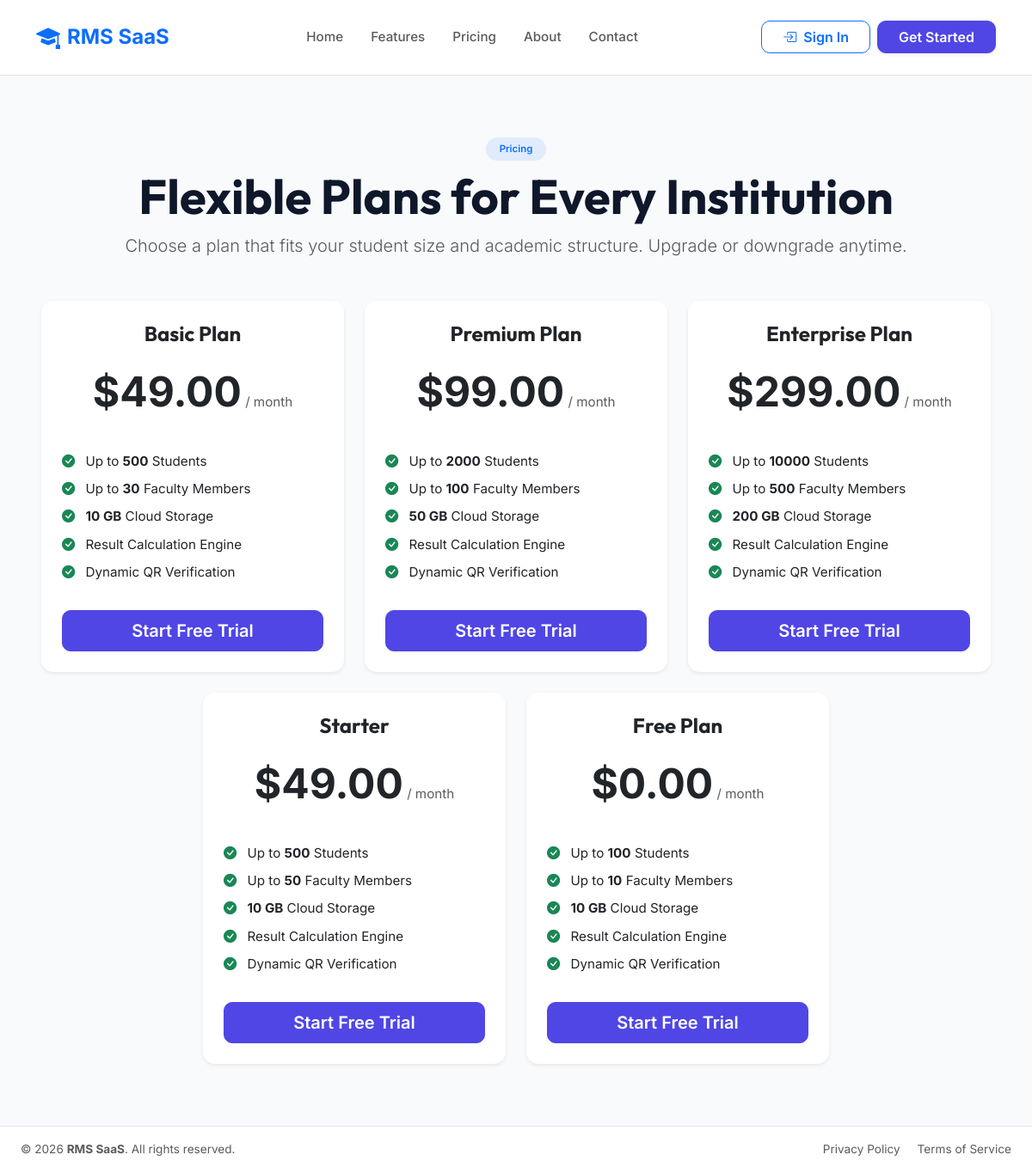
The page /pricing/ on the database its author committed.
### subscriptions/models.py (models this page shows, shortened)
class Plan(models.Model):
    name = models.CharField(max_length=100)  # e.g., Starter, Growth, Professional, Enterprise
    student_limit = models.PositiveIntegerField(default=500)
    faculty_limit = models.PositiveIntegerField(default=50)
    storage_limit_gb = models.PositiveIntegerField(default=10)
    admin_limit = models.PositiveIntegerField(default=5)
    price_monthly = models.DecimalField(max_digits=10, decimal_places=2, default=0.0)
    price_yearly = models.DecimalField(max_digits=10, decimal_places=2, default=0.0)
    features = models.JSONField(default=list, blank=True)
    is_active = models.BooleanField(default=True)
    created_at = models.DateTimeField(auto_now_add=True)
    updated_at = models.DateTimeField(auto_now=True)

### accounts/views.py (the view)
# urls.py: path('pricing/', views.pricing_view, name='pricing'),
def pricing_view(request):
    plans = Plan.objects.filter(is_active=True)
    return render(request, 'public/pricing.html', {'plans': plans})

### notifications/context_processors.py (called while the page is built, shortened)
def unread_notifications(request):
    return {}

### tenants/context_processors.py (called while the page is built, shortened)
def institution_context(request):
    context = {
        'current_institution': None,
        'institution_settings': None
    }
    return context

### templates/public/pricing.html (shortened to what this page needs)
{% extends "base.html" %}
{% block content %}
<div class="container py-5">
    <div class="text-center max-w-700 mx-auto mb-5">
        <span class="badge bg-primary bg-opacity-10 text-primary px-3 py-2 rounded-pill mb-2 fw-semibold">Pricing</span>
        <h1 class="display-4 font-heading fw-bold">Flexible Plans for Every Institution</h1>
        <p class="lead text-muted">Choose a plan that fits your student size and academic structure. Upgrade or downgrade anytime.</p>
    </div>
    <div class="row g-4 justify-content-center">
        {% for plan in plans %}
            <div class="col-lg-4 col-md-6">
                <div class="card h-100 border-0 shadow-sm p-4 text-center" style="border-radius: var(--radius-lg);">
                    <h4 class="font-heading fw-bold">{{ plan.name }}</h4>
                    <div class="my-3">
                        <span class="display-5 font-heading fw-bold">${{ plan.price_monthly }}</span>
                        <span class="text-muted">/ month</span>
                    </div>
                    <ul class="list-unstyled text-start my-4">
                        <li class="mb-2"><i class="bi bi-check-circle-fill text-success me-2"></i> Up to <strong>{{ plan.student_limit }}</strong> Students</li>
                        <li class="mb-2"><i class="bi bi-check-circle-fill text-success me-2"></i> Up to <strong>{{ plan.faculty_limit }}</strong> Faculty Members</li>
                        <li class="mb-2"><i class="bi bi-check-circle-fill text-success me-2"></i> <strong>{{ plan.storage_limit_gb }} GB</strong> Cloud Storage</li>
                        <li class="mb-2"><i class="bi bi-check-circle-fill text-success me-2"></i> Result Calculation Engine</li>
                        <li class="mb-2"><i class="bi bi-check-circle-fill text-success me-2"></i> Dynamic QR Verification</li>
                    </ul>
                    <a href="{% url 'register' %}" class="btn btn-primary btn-lg w-100 fw-semibold mt-auto" style="border-radius: var(--radius-md);">
                        Start Free Trial
                    </a>
                </div>
            </div>
        {% endfor %}
    </div>
</div>
{% endblock %}

### templates/base.html (shortened to what this page needs)
{% load static %}
<!DOCTYPE html>
<html lang="en" data-theme="light">
<head>
    <link href="https://cdn.jsdelivr.net/npm/bootstrap@5.3.3/dist/css/bootstrap.min.css" rel="stylesheet">
    <link href="https://cdn.jsdelivr.net/npm/bootstrap-icons@1.11.3/font/bootstrap-icons.min.css" rel="stylesheet">
    <link href="{% static 'css/styles.css' %}" rel="stylesheet">
</head>
<body>
    <div class="app-wrapper">
        <div class="app-content">
            {% if user.is_authenticated %}
                {% include 'partials/navbar.html' %}
            {% else %}
                {% include 'partials/public_navbar.html' %}
            {% endif %}
            <main class="p-4 flex-grow-1">
                <div class="container-fluid">
                    {% block content %}{% endblock %}
                </div>
            </main>
            {% include 'partials/footer.html' %}
        </div>
    </div>
</body>
</html>

### templates/partials/public_navbar.html (shortened to what this page needs)
<nav class="navbar navbar-expand-lg navbar-light bg-white border-bottom py-3 no-print">
    <div class="container">
        <a class="navbar-brand d-flex align-items-center gap-2 font-heading fw-bold fs-4 text-primary" href="{% url 'home' %}">
            <i class="bi bi-mortarboard-fill fs-3"></i> RMS SaaS
        </a>
        <div class="collapse navbar-collapse" id="publicNavbar">
            <ul class="navbar-nav mx-auto mb-2 mb-lg-0 font-heading">
                <li class="nav-item">
                    <a class="nav-link px-3 fw-medium" href="{% url 'home' %}">Home</a>
                </li>
                <li class="nav-item">
                    <a class="nav-link px-3 fw-medium" href="{% url 'features' %}">Features</a>
                </li>
                <li class="nav-item">
                    <a class="nav-link px-3 fw-medium" href="{% url 'pricing' %}">Pricing</a>
                </li>
                <li class="nav-item">
                    <a class="nav-link px-3 fw-medium" href="{% url 'about' %}">About</a>
                </li>
                <li class="nav-item">
                    <a class="nav-link px-3 fw-medium" href="{% url 'contact' %}">Contact</a>
                </li>
            </ul>
            <div class="d-flex align-items-center gap-2">
                <a href="{% url 'login' %}" class="btn btn-outline-primary fw-semibold px-4" style="border-radius: var(--radius-md);">
                    <i class="bi bi-box-arrow-in-right me-1"></i> Sign In
                </a>
                <a href="{% url 'register' %}" class="btn btn-primary fw-semibold px-4 shadow-sm" style="border-radius: var(--radius-md);">
                    Get Started
                </a>
            </div>
        </div>
    </div>
</nav>

### templates/partials/footer.html
<footer class="py-3 px-4 bg-white border-top mt-auto no-print text-center text-muted" style="font-size: 0.85rem; border-top: 1px solid var(--border-color) !important;">
    <div class="d-flex justify-content-between align-items-center flex-wrap">
        <span>© 2026 <strong>RMS SaaS</strong>. All rights reserved.</span>
        <div>
            <a href="#" class="text-decoration-none text-muted me-3">Privacy Policy</a>
            <a href="#" class="text-decoration-none text-muted">Terms of Service</a>
        </div>
    </div>
</footer>

### static/css/styles.css (style rules this page uses)
:root { --bg-primary: #f8fafc; --bg-secondary: #ffffff; --text-primary: #0f172a; --text-secondary: #64748b; --border-color: #e2e8f0; --card-shadow: 0 4px 6px -1px rgba(0, 0, 0, 0.05), 0 2px 4px -1px rgba(0, 0, 0, 0.02), 0 10px 15px -3px rgba(0, 0, 0, 0.03); --sidebar-bg: #0f172a; --sidebar-text: #94a3b8; --sidebar-active-bg: #1e293b; --sidebar-active-text: #ffffff; --primary: #4f46e5; --primary-hover: #4338ca; --success: #10b981; --warning: #f59e0b; --danger: #ef4444; --info: #06b6d4; --font-heading: 'Outfit', sans-serif; --font-body: 'Inter', sans-serif; --radius-lg: 14px; --radius-md: 10px; --transition-fast: 0.2s ease; }
body { background-color: var(--bg-primary); color: var(--text-primary); font-family: var(--font-body); font-size: 0.95rem; line-height: 1.6; transition: background-color var(--transition-fast), color var(--transition-fast); }
h1, h2, h3, h4, h5, h6 { font-family: var(--font-heading); font-weight: 600; }
.app-wrapper { display: flex; min-height: 100vh; }
.app-content { flex-grow: 1; display: flex; flex-direction: column; min-width: 0; }
.btn-primary { background-color: var(--primary); border-color: var(--primary); }

### rows shown on the page
Plan: name "Basic Plan", price_monthly "49.00", student_limit "500", faculty_limit "30", storage_limit_gb "10"
Plan: name "Premium Plan", price_monthly "99.00", student_limit "2000", faculty_limit "100", storage_limit_gb "50"
Plan: name "Enterprise Plan", price_monthly "299.00", student_limit "10000", faculty_limit "500", storage_limit_gb "200"
Plan: name "Starter", price_monthly "49.00", student_limit "500", faculty_limit "50", storage_limit_gb "10"
Plan: name "Free Plan", price_monthly "0.00", student_limit "100", faculty_limit "10", storage_limit_gb "10"
